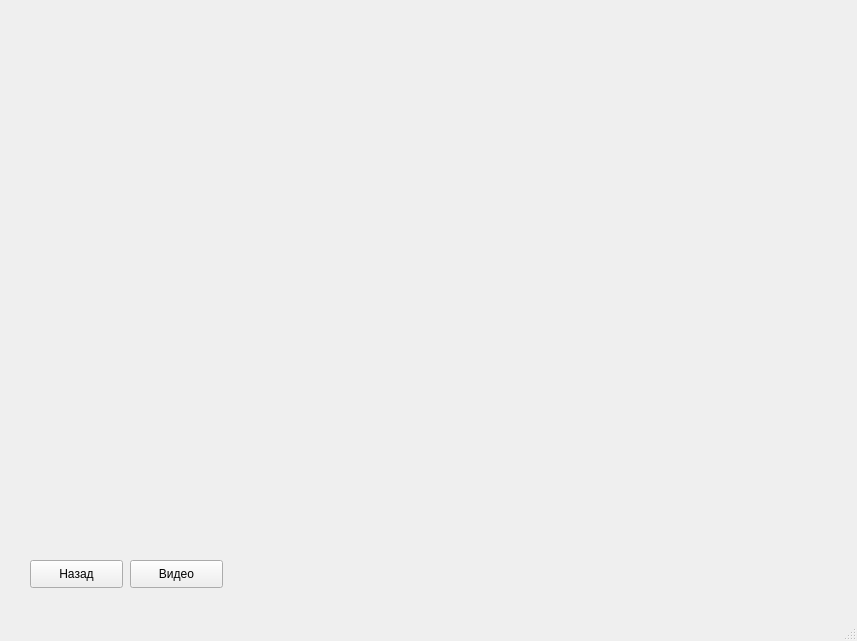
<?xml version="1.0" encoding="UTF-8"?>
<ui version="4.0">
 <class>info01</class>
 <widget class="QMainWindow" name="info01">
  <property name="geometry">
   <rect>
    <x>0</x>
    <y>0</y>
    <width>857</width>
    <height>641</height>
   </rect>
  </property>
  <property name="windowTitle">
   <string>MainWindow</string>
  </property>
  <widget class="QWidget" name="centralwidget">
   <widget class="QPushButton" name="pushButton_2">
    <property name="geometry">
     <rect>
      <x>30</x>
      <y>560</y>
      <width>93</width>
      <height>28</height>
     </rect>
    </property>
    <property name="font">
     <font>
      <pointsize>9</pointsize>
     </font>
    </property>
    <property name="text">
     <string>Назад</string>
    </property>
   </widget>
   <widget class="QPushButton" name="pushButton">
    <property name="geometry">
     <rect>
      <x>130</x>
      <y>560</y>
      <width>93</width>
      <height>28</height>
     </rect>
    </property>
    <property name="font">
     <font>
      <pointsize>9</pointsize>
     </font>
    </property>
    <property name="text">
     <string>Видео</string>
    </property>
   </widget>
   <widget class="QStackedWidget" name="stackedWidget">
    <property name="geometry">
     <rect>
      <x>20</x>
      <y>10</y>
      <width>821</width>
      <height>541</height>
     </rect>
    </property>
    <property name="currentIndex">
     <number>0</number>
    </property>
    <widget class="QWidget" name="page">
     <widget class="QLabel" name="pix">
      <property name="geometry">
       <rect>
        <x>0</x>
        <y>10</y>
        <width>811</width>
        <height>511</height>
       </rect>
      </property>
      <property name="text">
       <string/>
      </property>
     </widget>
    </widget>
    <widget class="QWidget" name="page_2">
     <widget class="QLabel" name="label">
      <property name="geometry">
       <rect>
        <x>40</x>
        <y>30</y>
        <width>581</width>
        <height>321</height>
       </rect>
      </property>
      <property name="text">
       <string/>
      </property>
     </widget>
    </widget>
   </widget>
  </widget>
  <widget class="QMenuBar" name="menubar">
   <property name="geometry">
    <rect>
     <x>0</x>
     <y>0</y>
     <width>857</width>
     <height>26</height>
    </rect>
   </property>
  </widget>
  <widget class="QStatusBar" name="statusbar"/>
 </widget>
 <resources/>
 <connections/>
</ui>
